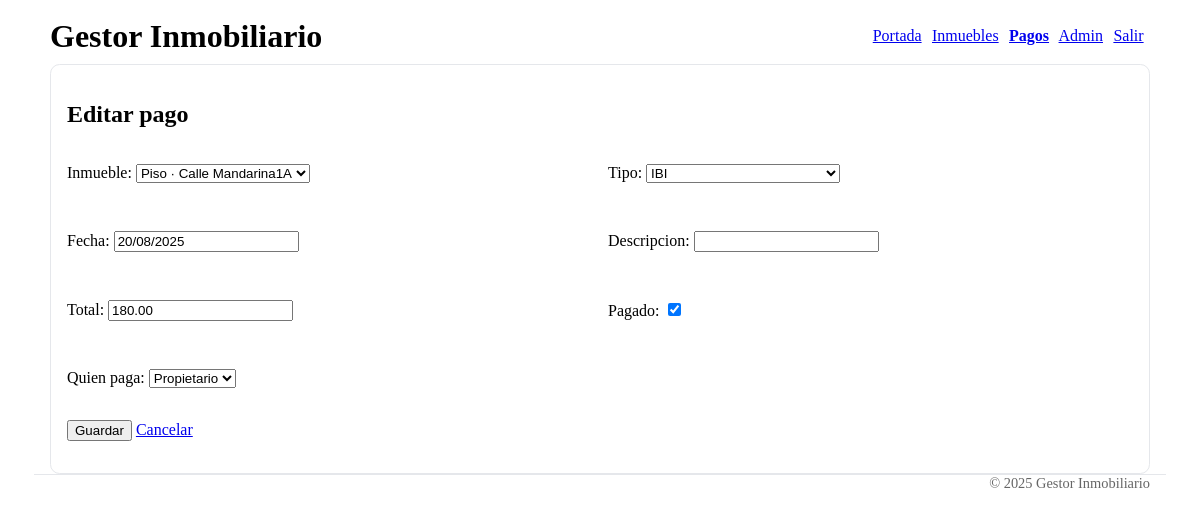
The app's page /pagos/5/editar/ (signed in) with its own data.
### portada/models.py (models this page shows, shortened)
class Pago(models.Model):
    inmueble = models.ForeignKey(Inmueble, on_delete=models.CASCADE, related_name='pagos')
    contrato = models.ForeignKey(Contrato, on_delete=models.SET_NULL, null=True, blank=True, related_name='pagos')
    tipo= models.ForeignKey(TipoPago, on_delete= models.PROTECT, related_name='pagos')
    fecha= models.DateField()
    descripcion= models.CharField(max_length=200, blank=True)
    total = models.DecimalField(max_digits=10, decimal_places=2)
    pagado = models.BooleanField(default=False)
    QUIEN_CHOICES = [
        ('inquilino', 'Inquilino'),
        ('propietario', 'Propietario'),
    ]
    quien_paga = models.CharField(max_length=20 , choices = QUIEN_CHOICES)

class Inmueble(models.Model):
    TIPO_CHOICES =[
        ('piso', 'Piso'),
        ('local', 'Local'),
        ('garaje', 'Garage'),
        ('trastero', 'Trastero'),
    ]
    tipo = models.CharField(max_length=20, choices=TIPO_CHOICES)
    direccion = models.CharField(max_length=200)
    planta = models.CharField(max_length=10, blank=True)
    puerta = models.CharField(max_length=10, blank=True)
    metros = models.FloatField()
    habitaciones = models.IntegerField(null=True, blank=True)
    propietario = models.ForeignKey(Propietario, on_delete=models.CASCADE, related_name='inmuebles')
    def __str__(self):
        return f"{self.get_tipo_display()} · {self.direccion}{self.planta or ''}{self.puerta or ''}".strip()

### inmuebles/views.py (the view)
# urls.py: path('<int:pk>/editar/', views.PagoUpdate.as_view(), name='editar'),
class PagoUpdate(LoginRequiredMixin, UpdateView):
    model = Pago
    form_class = PagoForm
    template_name = 'pagos/form.html'
    success_url = reverse_lazy('pagos:lista')

### inmuebles/views.py
class PagoForm(forms.ModelForm):
    class Meta:
        model = Pago
        fields = ['inmueble', 'tipo', 'fecha', 'descripcion', 'total', 'pagado', 'quien_paga']

### portada/models.py (called while the page is built)
    def __str__(self):
        return self.nombre

### inmuebles/templates/pagos/form.html (shortened to what this page needs)
{% extends "portada/base.html" %}
{% block content %}
<section class="card">
  <h2>{% if view.object %}Editar pago{% else %}Nuevo pago{% endif %}</h2>
  <form method="post">
    <div style="display:grid; grid-template-columns: repeat(2, minmax(240px,1fr)); gap: 1rem;">
      {{ form.as_p }}
    </div>
    <p>
      <button type="submit">Guardar</button>
      <a class="button" href="{% url 'pagos:lista' %}">Cancelar</a>
    </p>
  </form>
</section>
{% endblock %}

### portada/templates/portada/base.html (style rules this page uses)
:root { --accent-hue: 210; --border-color: #e5e7eb; --surface: #f8fafc; }
.card { border:1px solid var(--border-color); border-radius:.6rem; padding:1rem; background: white; }

### records on screen
Pago: inmueble "Piso · Calle Mandarina1A", fecha "20/08/2025", total "180.00", pagado "☑", quien_paga "Propietario"
Inmueble: tipo "IBI"
